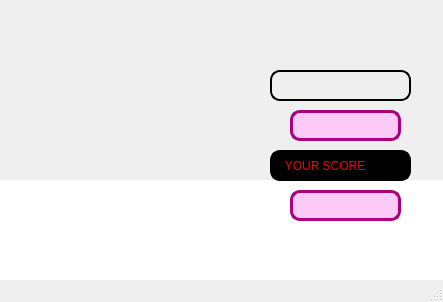
<?xml version="1.0" encoding="UTF-8"?>
<ui version="4.0">
 <class>MainWindow</class>
 <widget class="QMainWindow" name="MainWindow">
  <property name="geometry">
   <rect>
    <x>0</x>
    <y>0</y>
    <width>443</width>
    <height>302</height>
   </rect>
  </property>
  <property name="windowTitle">
   <string>MainWindow</string>
  </property>
  <widget class="QWidget" name="centralwidget">
   <widget class="QLabel" name="label">
    <property name="geometry">
     <rect>
      <x>-200</x>
      <y>-60</y>
      <width>651</width>
      <height>251</height>
     </rect>
    </property>
    <property name="text">
     <string/>
    </property>
    <property name="pixmap">
     <pixmap>../Desktop/new.jpg</pixmap>
    </property>
    <property name="scaledContents">
     <bool>true</bool>
    </property>
   </widget>
   <widget class="QLabel" name="label_2">
    <property name="geometry">
     <rect>
      <x>300</x>
      <y>0</y>
      <width>81</width>
      <height>61</height>
     </rect>
    </property>
    <property name="text">
     <string/>
    </property>
    <property name="pixmap">
     <pixmap>../Desktop/cup.png</pixmap>
    </property>
    <property name="scaledContents">
     <bool>true</bool>
    </property>
   </widget>
   <widget class="QLabel" name="label_3">
    <property name="geometry">
     <rect>
      <x>270</x>
      <y>70</y>
      <width>141</width>
      <height>31</height>
     </rect>
    </property>
    <property name="styleSheet">
     <string notr="true">border: 2px solid black;
border-radius: 10px;</string>
    </property>
    <property name="text">
     <string/>
    </property>
    <property name="pixmap">
     <pixmap>../Desktop/high.png</pixmap>
    </property>
    <property name="scaledContents">
     <bool>true</bool>
    </property>
   </widget>
   <widget class="QLineEdit" name="lineEdit_4">
    <property name="geometry">
     <rect>
      <x>290</x>
      <y>110</y>
      <width>111</width>
      <height>31</height>
     </rect>
    </property>
    <property name="styleSheet">
     <string notr="true">background-color:rgb(255, 201, 248);
border: 3px solid rgb(170, 0, 127);
border-radius: 10px;
border-radius: 10px;
font: 81 14pt &quot;Rockwell&quot;;
color: black;
padding-left: 35px;</string>
    </property>
    <property name="text">
     <string/>
    </property>
   </widget>
   <widget class="QLabel" name="label_4">
    <property name="geometry">
     <rect>
      <x>270</x>
      <y>150</y>
      <width>141</width>
      <height>31</height>
     </rect>
    </property>
    <property name="styleSheet">
     <string notr="true">background: black;
border: 2px solid black;
color:rgb(244, 0, 0);
border-radius: 10px;
font: 75 10pt &quot;Terminal&quot;;</string>
    </property>
    <property name="text">
     <string>   YOUR SCORE</string>
    </property>
   </widget>
   <widget class="QLineEdit" name="lineEdit_5">
    <property name="geometry">
     <rect>
      <x>290</x>
      <y>190</y>
      <width>111</width>
      <height>31</height>
     </rect>
    </property>
    <property name="styleSheet">
     <string notr="true">background-color:rgb(255, 201, 248);
border: 3px solid rgb(170, 0, 127);
border-radius: 10px;
border-radius: 10px;
font: 81 14pt &quot;Rockwell&quot;;
color: black;
padding-left: 35px;</string>
    </property>
    <property name="text">
     <string/>
    </property>
   </widget>
   <widget class="QPushButton" name="pushButton">
    <property name="geometry">
     <rect>
      <x>60</x>
      <y>130</y>
      <width>121</width>
      <height>121</height>
     </rect>
    </property>
    <property name="styleSheet">
     <string notr="true">border: none;
</string>
    </property>
    <property name="text">
     <string/>
    </property>
    <property name="icon">
     <iconset>
      <normaloff>../Desktop/retry.jpg</normaloff>../Desktop/retry.jpg</iconset>
    </property>
    <property name="iconSize">
     <size>
      <width>80</width>
      <height>80</height>
     </size>
    </property>
   </widget>
   <widget class="QLabel" name="label_5">
    <property name="geometry">
     <rect>
      <x>-20</x>
      <y>180</y>
      <width>751</width>
      <height>101</height>
     </rect>
    </property>
    <property name="styleSheet">
     <string notr="true">background: white;</string>
    </property>
    <property name="text">
     <string/>
    </property>
   </widget>
   <zorder>label_5</zorder>
   <zorder>label</zorder>
   <zorder>label_2</zorder>
   <zorder>label_3</zorder>
   <zorder>lineEdit_4</zorder>
   <zorder>label_4</zorder>
   <zorder>lineEdit_5</zorder>
   <zorder>pushButton</zorder>
  </widget>
  <widget class="QMenuBar" name="menubar">
   <property name="geometry">
    <rect>
     <x>0</x>
     <y>0</y>
     <width>443</width>
     <height>22</height>
    </rect>
   </property>
  </widget>
  <widget class="QStatusBar" name="statusbar"/>
 </widget>
 <resources/>
 <connections/>
</ui>
